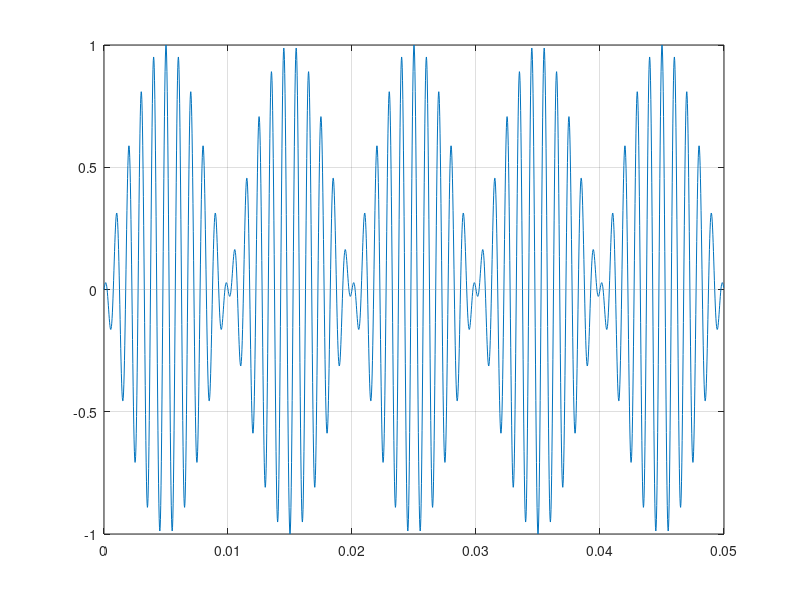

MATLAB code for this plot: (Note: this script raises an error after producing the figure.)
clear, clc, close all

fs = 40000;
ts = 0 : 1/fs : 0.05-1/fs;
N = length(ts);
fc = cos(2*pi*1000*ts);
fm = sin(2*pi*50*ts);

x = fc.*fm;
plot(ts, x), grid on

env_f = func;

y = filter(env_f.Numerator, 1, abs(x));

figure;

plot(ts,x), hold on;
plot(ts,y), grid on;

xh = hilbert(x);

xm = abs(xh);

% plot(xm)
